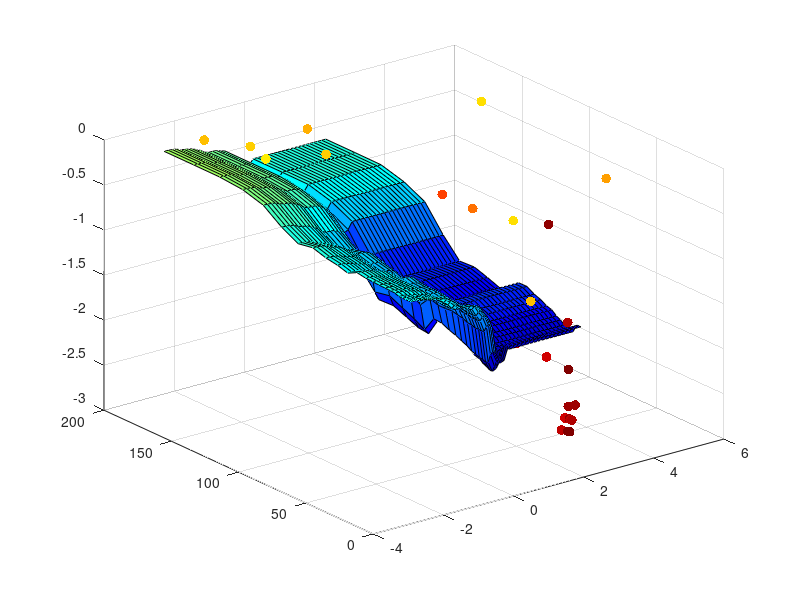

MATLAB code for this plot:
load hyper_opt.mat;

colormap(jet);

c = linspace(0, 1, size(y, 2));
truth = scatter3(log(x(:, 1)), x(:, 2), log(y), size(y, 2), c, 'filled');

hold on;

maxIter = 10.^linspace(1, 26/20+1, 27);
alpha = 10.^linspace(-1, 40/20-1, 41);
surrogate = surf(log(alpha), maxIter, log(surface));

% Create figure window and components

% fig = uifigure('Position',[100 100 350 275]);
% 
% cg = uigauge(fig,'Position',[100 100 120 120]);
% 
% sld = uislider(fig,...
%     'Position',[100 75 120 3],...
%     'ValueChangingFcn',@(sld,event) updateGauge(event,cg));
% 
% % Create ValueChangedFcn callback
% function updatePlot(event,cg)
%     cg.Value = event.Value;
% end